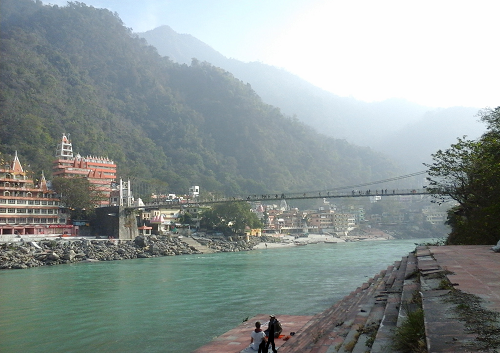
#> input picture Files used as input/img2.bmp, 500 x 353 px, found by its file name
$ python 'C7_1 Adding_noise_to_images_PART1.py'
#> lines starting #> are read from the running program, lines starting #| are printed output that depends on the picture; after the words box and inside, x2 and y2 are one past the last pixel; in counts of white or black regions, pixels touching at a corner belong together
### Chapter 09/my_package/my_functions.py
#======================================================================
# Purpose : creating custom functions for usage
#======================================================================

import matplotlib.pyplot as plt
import cv2
import numpy as np

# Function my_imshow is used to display image using matplotlib method and is
# usually used with subplots

def my_imshow(input_image,str='',ax='Nothing Passed'):
    if ax=='Nothing Passed':
        fig1,ax1=plt.subplots()
        fig1.show()
        if input_image.ndim==3:
            plt.imshow(cv2.cvtColor(input_image, cv2.COLOR_BGR2RGB))
        else:
            plt.imshow(cv2.cvtColor(input_image, cv2.COLOR_GRAY2RGB))
        plt.axis("off")
        plt.gca().set_title(str)
        return fig1,ax1
    else:
        if input_image.ndim==3:
            ax.imshow(cv2.cvtColor(input_image, cv2.COLOR_BGR2RGB))
        else:
            ax.imshow(cv2.cvtColor(input_image, cv2.COLOR_GRAY2RGB))
        ax.axis("off")
        ax.set_title(str)

# Function norm_uint8 defined below,
# Normalises and convert to uint8 an input_image and return the same, usually
# used while displaying a grayscale image which has been converted to float32
# during processing

def norm_uint8(input_image):
    input_image=input_image-np.min(input_image)
    input_image=255*input_image/np.max(input_image)
    input_image=np.uint8(input_image)
    return input_image


### Chapter 07/C7_1 Adding_noise_to_images_PART1.py
#======================================================================
# PURPOSE : Adding noise of various distributions to the image [PART 1]
#======================================================================
import cv2,matplotlib.pyplot as plt, numpy as np
import my_package.my_functions as mf # This is a user defined package and ...
# one may find the details related to its contents and usage in section XXX

#----------------------------------------------------------------------
#       Importing image
#----------------------------------------------------------------------
img=np.float32(cv2.imread('img2.bmp',0))
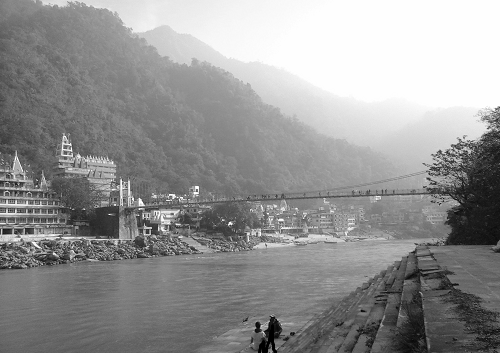
#> img: shape (353, 500) float32; min 0, max 255, mean 147.1
r,c=np.shape(img)
#> r = 353; c = 500

#----------------------------------------------------------------------
#       Choosing noise to be added
#----------------------------------------------------------------------
select_noise_distribution=4 # (CHOOSE NOISE DISTRIBUTION HERE)
# note that zero mean noise distribution is assumed wherever applicable
match(select_noise_distribution):
    case 1:
        method_name='Gaussian Noise'
        mu=0        # Mean of the Gaussian (keep it 0)
        sigma=60    # standard deviation of the Gaussian
        syn_noise=np.random.normal(mu, sigma, [r,c])
    case 2:
        method_name='Rayleigh'
        mode=50 # Most occouring value in Rayleigh distribution
        syn_noise=np.random.rayleigh(mode, [r,c])
    case 3:
        method_name='Erlang (Gamma)'
        shape=5 # Controls shape of Gamma distribution (must be +ve)
        scale=15 # Controls spread of distribution
        syn_noise=np.random.gamma(shape, scale, [r,c])
    case 4:
        method_name='Exponential'
        scale=50
        syn_noise=np.random.exponential(scale, [r,c])
    case 5:
        method_name='Uniform'
        low_lim=50
        high_lim=150
        syn_noise=np.random.uniform(low_lim, high_lim, [r,c])
syn_noise2=syn_noise.copy() # Storing a copy of noise for later use
#----------------------------------------------------------------------
# Trimming the noise pixel values outside 0-255 range for display only
#----------------------------------------------------------------------
syn_noise[syn_noise>255]=255       # To clip noise values above 255
syn_noise[syn_noise<0]=0           # To clip noise values below zero
syn_noise=np.uint8(syn_noise)      # not mf.norm_uint8 because that will
                                   # stretch max value to 255
fig,ax=plt.subplots(2,2)
fig.show()
mf.my_imshow(mf.norm_uint8(img),'(a) Grayscale Image',ax[0,0])
mf.my_imshow(syn_noise+30,'(b) '+method_name+' (bias of 30)',ax[0,1])
# syn_noise+30 in above line because otherwise noise will be
# added to black image and hence will not be clearly visible
# this is for display purposes only

#----------------------------------------------------------------------
#  Plotting normalized histogram of noise distribution
#----------------------------------------------------------------------
no_of_bins=256 # This defines the total no. of points on X axis of histogram
X_axis=255*np.arange(0,no_of_bins,1)/(no_of_bins-1)
# Corresponding values on Y axis
hist_values=cv2.calcHist([syn_noise],[0],None,[no_of_bins],[0,256])

normalised_hist=hist_values/(r*c)
ax[1,0].plot(X_axis[1:255],normalised_hist[1:255])
# above is a probability density function
ax[1,0].grid()
ax[1,0].set_title('(c) '+method_name+' distribution')
ax[1,0].set_xlabel('Grayscale Values')
ax[1,0].set_ylabel('probability')

#----------------------------------------------------------------------
#  Adding noise to the image and displaying
#----------------------------------------------------------------------
noisy_image=np.float32(img)+np.float32(syn_noise2) # adding un-trimmed version of noise
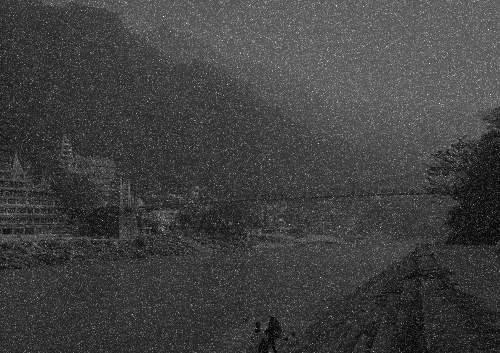
#> noisy_image: shape (353, 500) float32; min 0.42, max 771.8, mean 197.2; drawn with min black and max white
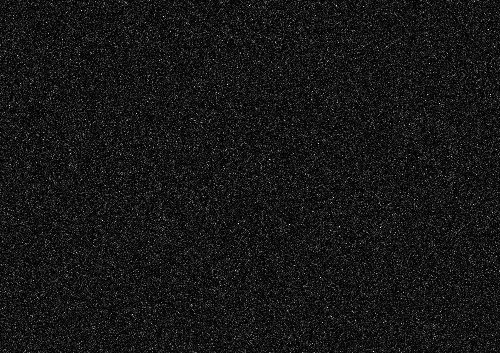
#> syn_noise2: shape (353, 500) float64; min 0.000166, max 566.5, mean 50.1; drawn with min black and max white
noisy_image[noisy_image>255]=255
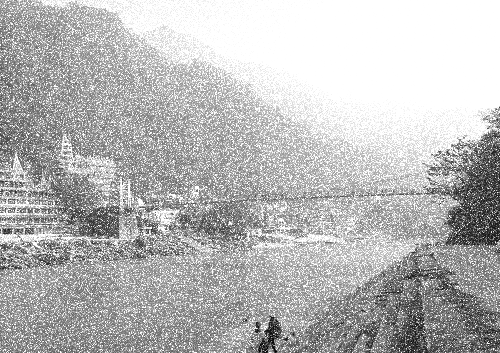
#> noisy_image: shape (353, 500) float32; min 0.42, max 255, mean 184.5
noisy_image[noisy_image<0]=0
mf.my_imshow(mf.norm_uint8(noisy_image),'(d) Noise added to image',ax[1,1])

plt.show()
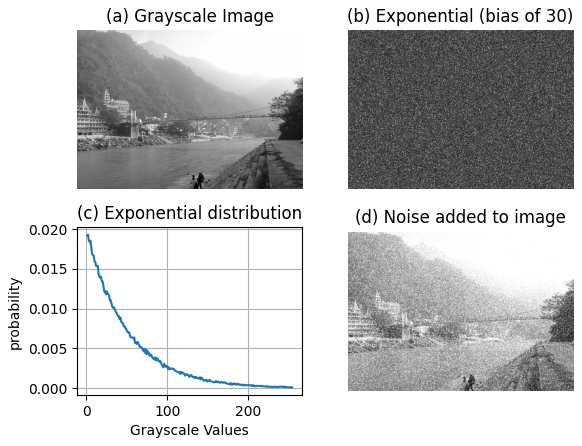
#> figure drawn by matplotlib, 4 panels; panel 3: curve peaks at x = 2, y = 0.0193
print("Completed Successfully ...")

$ run again, with Files used as input/img1.bmp copied over Files used as input/img2.bmp
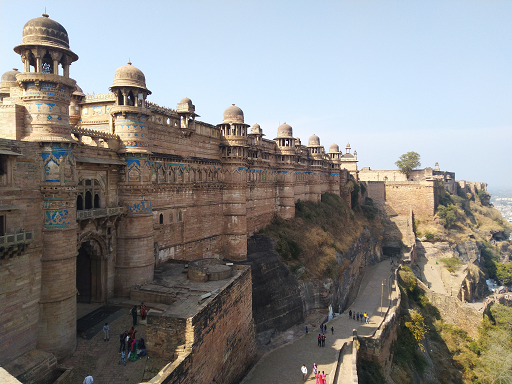
#> input picture Files used as input/img1.bmp, 512 x 384 px, found by its file name
#> `noisy_image[noisy_image>255]=255`:
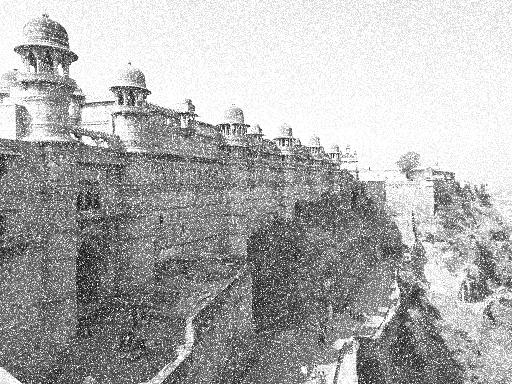
#> noisy_image: shape (384, 512) float32; min 3.71, max 255, mean 173.7
#> `plt.show()`:
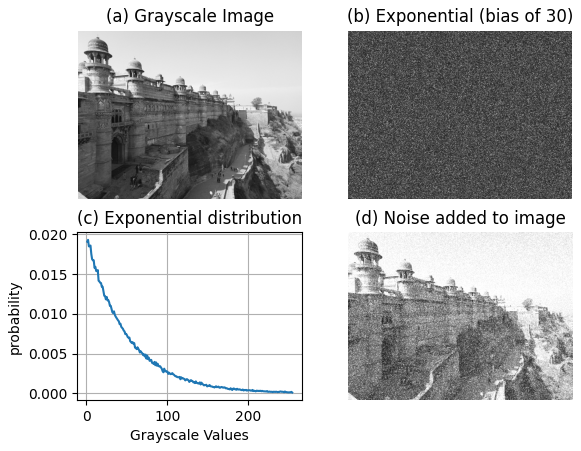
#> figure drawn by matplotlib, 4 panels; panel 3: curve peaks at x = 2, y = 0.0193

$ run again, with Files used as input/img10.bmp copied over Files used as input/img2.bmp
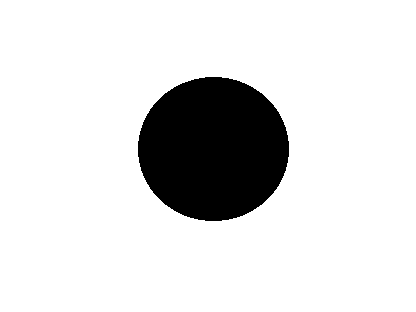
#> input picture Files used as input/img10.bmp, 416 x 312 px, found by its file name
#> img: shape (312, 416) float32; values 0 (black) and 127 (white), 86.9% white; 1 black region, box (x1, y1, x2, y2) and area: (138, 77, 289, 221) 17064
#> `noisy_image[noisy_image>255]=255`:
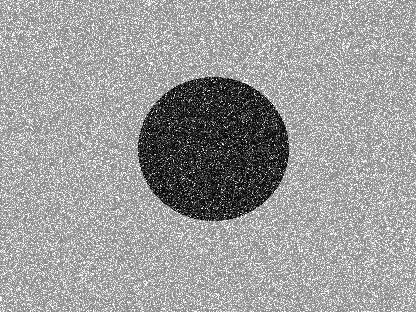
#> noisy_image: shape (312, 416) float32; min 0.00294, max 255, mean 157
#> `plt.show()`:
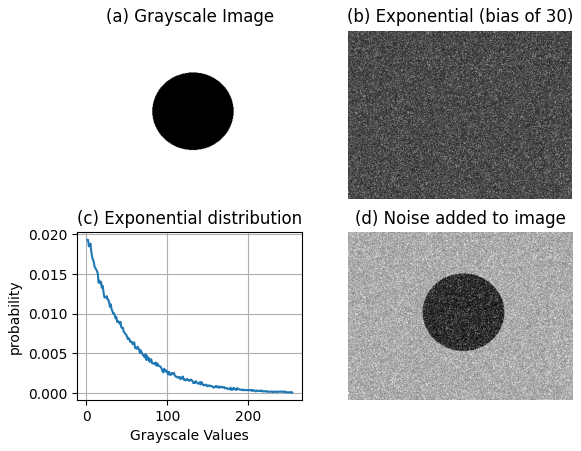
#> figure drawn by matplotlib, 4 panels; panel 3: curve peaks at x = 1, y = 0.0193

$ run again, with Files used as input/img11.bmp copied over Files used as input/img2.bmp
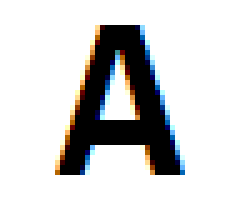
#> input picture Files used as input/img11.bmp, 49 x 42 px, found by its file name (shown 5 times larger)
#> `noisy_image=np.float32(img)+np.float32(syn_noise2)`:
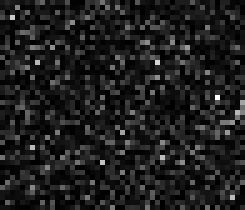
#> syn_noise2: shape (42, 49) float64 (shown 5 times larger); min 0.00369, max 428.1, mean 51.6; drawn with min black and max white
#> `plt.show()`:
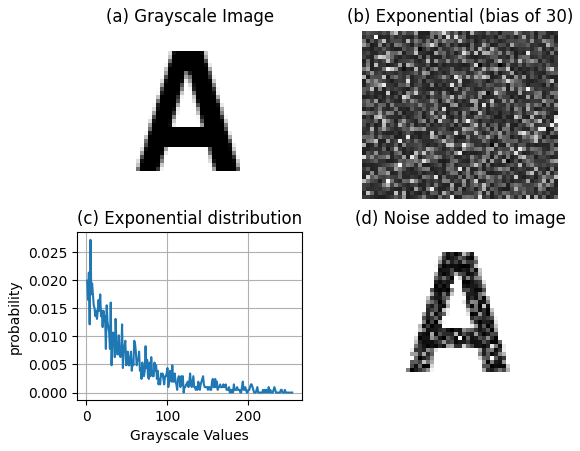
#> figure drawn by matplotlib, 4 panels; panel 3: curve peaks at x = 5, y = 0.0272
